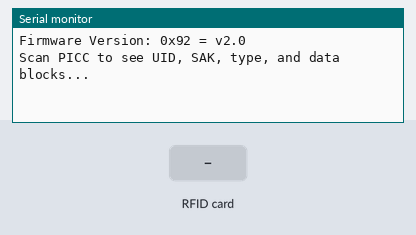
Simulated run of this sketch. Board: ESP32. Parts: the last lines printed to the serial monitor. The test bench sets the inputs (shaded band). WiFi joins after 1.5 s; servers stay silent unless stated.

Above: at 3.0 s.
3.1 s: RFID card 33 24 92 25 29 held to the reader
At 4.0 s:
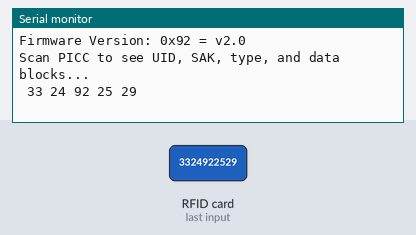
4.6 s: RFID card 5E 7A 19 C4 held to the reader
At 6.0 s:
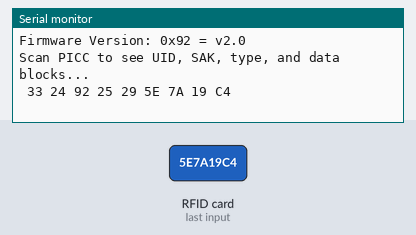

Measured:
- after the input at 3.1 s, the serial monitor: prints a new line at once (image 1)
- after the input at 4.6 s, the serial monitor: prints a new line at once (image 2)

The sketch:

test_wess.ino
```cpp
// (licence header left out)
#define BLYNK_TEMPLATE_ID "TMPL0Zzof4z4"
#define BLYNK_TEMPLATE_NAME "WESS"
#define BLYNK_AUTH_TOKEN "tvCn6ZVpy9Jj0Jko_FbVWZaknarX7v0v"
#define BLYNK_PRINT Serial

#include <WiFi.h>
#include <WiFiClient.h>
#include <BlynkSimpleEsp32.h>
#include <iostream>
#include <string>
char auth[] = BLYNK_AUTH_TOKEN;

// Your WiFi credentials.
// Set password to "" for open networks.
char ssid[] = "Cicada";
char pass[] = "6dnpnanv";


#include <SPI.h>
#include <MFRC522.h>

#define RST_PIN         22          // Configurable, see typical pin layout above
#define SS_PIN          5         // Configurable, see typical pin layout above


String uidString;

MFRC522 mfrc522(SS_PIN, RST_PIN);  // Create MFRC522 instance
void dump_byte_array(byte *buffer, byte bufferSize) {

    int counter = 0;
    uidString = "";
    for (byte i = 0; i < bufferSize; i++) {
        Serial.print(buffer[i] < 0x10 ? " 0" : " ");
        if(counter <= bufferSize){
            uidString += buffer[i];
            counter++;
          }
        Serial.print(buffer[i], HEX);
    }
}

void setup() {
  Serial.begin(115200);   // Initialize serial communications with the PC
  Blynk.begin(auth, ssid, pass);

  SPI.begin();            // Init SPI bus
  mfrc522.PCD_Init();    // Init MFRC522
  mfrc522.PCD_DumpVersionToSerial();  // Show details of PCD - MFRC522 Card Reader details
  Serial.println(F("Scan PICC to see UID, SAK, type, and data blocks..."));
}

void loop() {

  // Initialize the user card detail variable
  String userName;
  // Look for new cards
  Blynk.run();
  Blynk.virtualWrite(V0,"ONLINE");

  // Check if there is new card
  if ( ! mfrc522.PICC_IsNewCardPresent()) {
    return;
  }

  // Select one of the cards
  if ( ! mfrc522.PICC_ReadCardSerial()) {
    return;
  }

  // Dump debug info about the card; PICC_HaltA() is automatically called
  //mfrc522.PICC_DumpToSerial(&(mfrc522.uid));

  //Serial.println(F(""));
  dump_byte_array(mfrc522.uid.uidByte, mfrc522.uid.size);

  // Assign username by card id
  if(uidString == "12810210233"){
    userName = "Nitin";
    Blynk.virtualWrite(V3,1);
    Blynk.virtualWrite(V4,0);
  }
  else if(uidString == "10813451127"){
    userName = "Pankaj";
    Blynk.virtualWrite(V3,1);
    Blynk.virtualWrite(V4,0);
  }
  else if(uidString == "22623524225"){
    userName = "Mukesh";
    Blynk.virtualWrite(V3,1);
    Blynk.virtualWrite(V4,0);
  }
  else if(uidString == "3324922529"){
    userName = "Atul";
    Blynk.virtualWrite(V3,1);
    Blynk.virtualWrite(V4,0);
  }
  else{
    userName="Unauthorized";
    Blynk.virtualWrite(V4,1);
    Blynk.virtualWrite(V3,0);
  }

  // Update dashboard
  Blynk.virtualWrite(V1,uidString);
  Blynk.virtualWrite(V2,userName);
}
```
